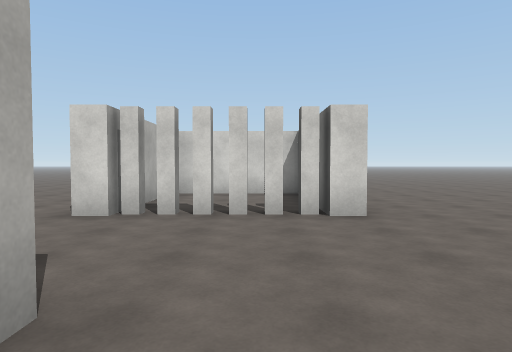
View 1 (above)

24 first-person views from a walk through a Unity game level. The camera is 1.4 m above the floor, tilts 2° down and sees 75° across. The floor is counted in squares, 2 m on a side. Each view is taken from the middle of a square. On the plan, view 1 faces up. The plan holds only what a view shows up to about 10 squares ahead; the rest is blank. The place goes on beyond the plan. The player is left out. Surface patterns are stand-ins for the level's own textures.

View 2
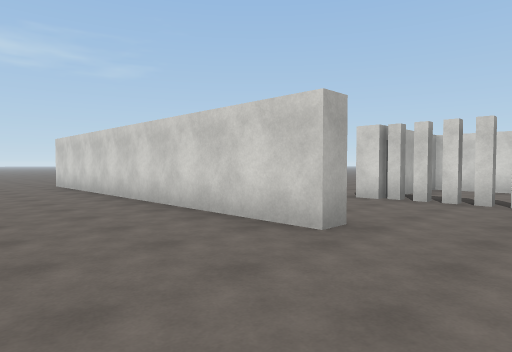

View 3
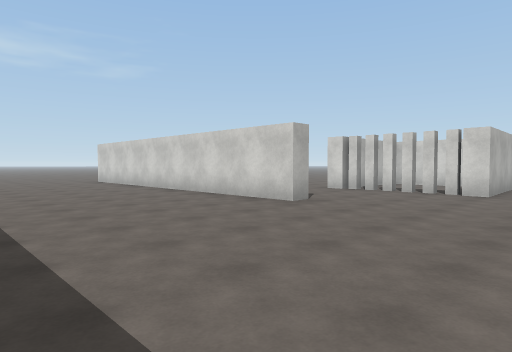

View 4
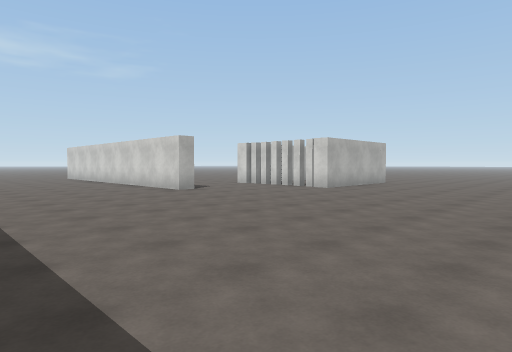

View 5
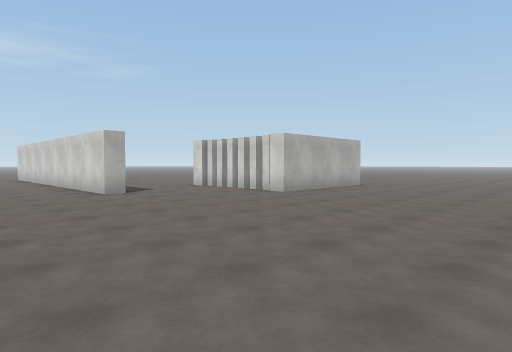

View 6
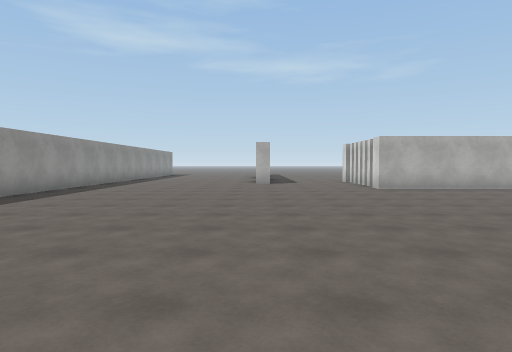

View 7
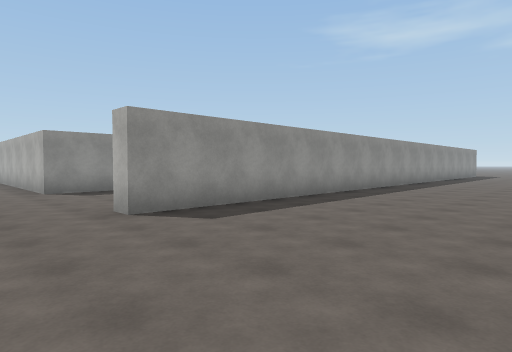

View 8
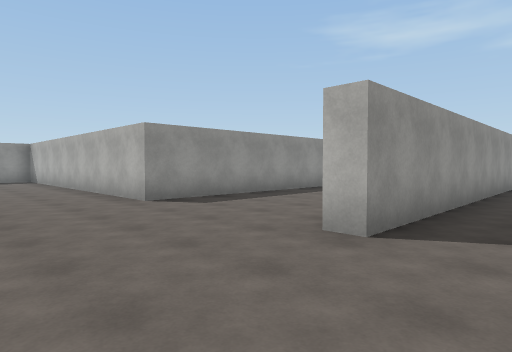

View 9
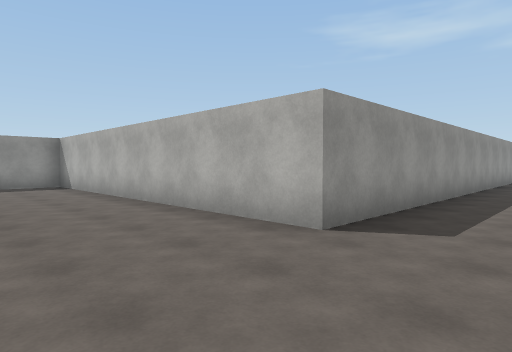

View 10
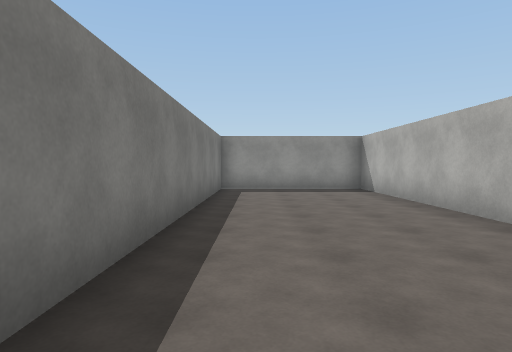

View 11
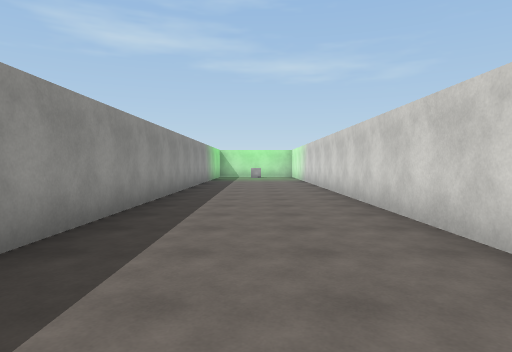

View 12
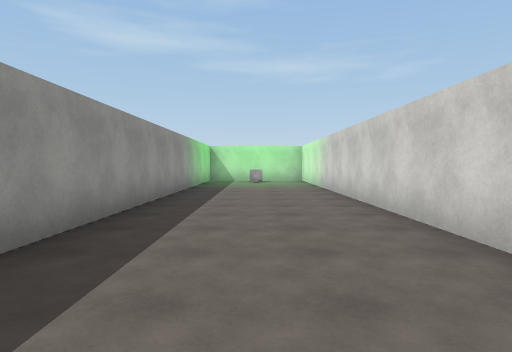

View 13
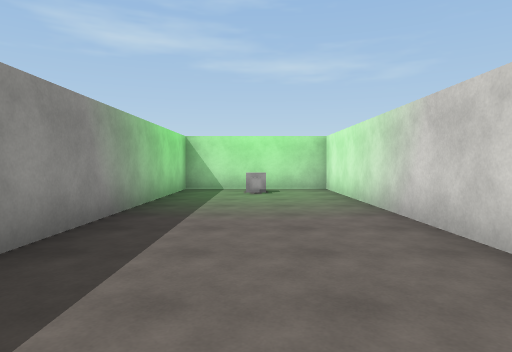

View 14
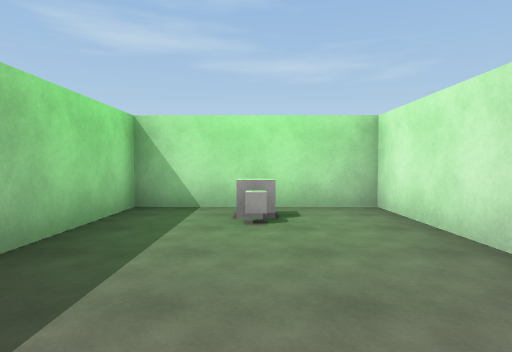

View 15
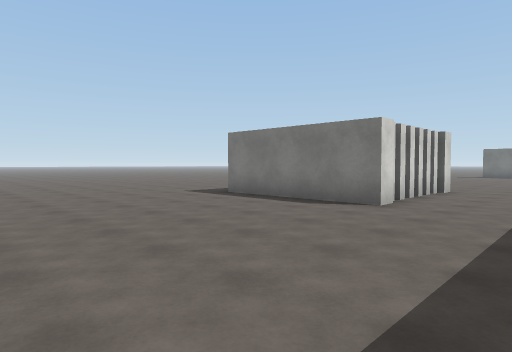

View 16
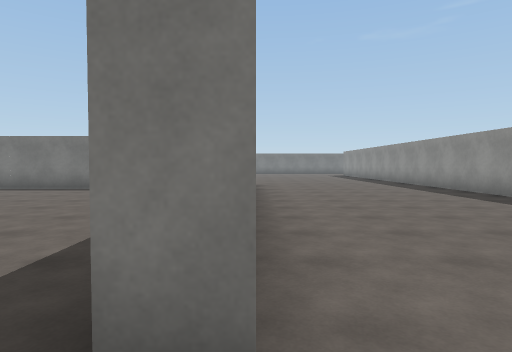

View 17
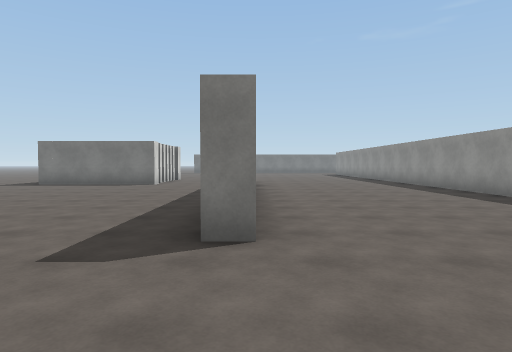

View 18
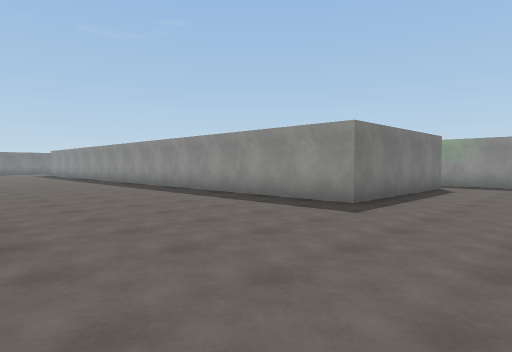

View 19
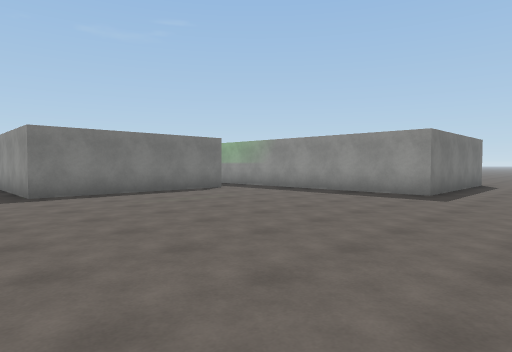

View 20
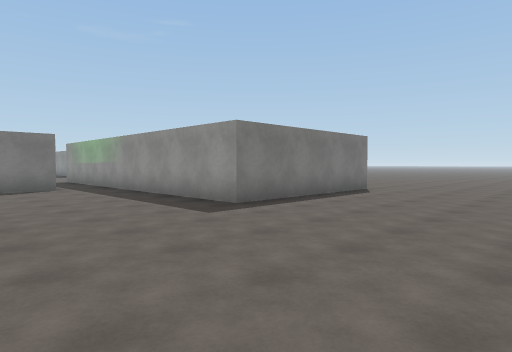

View 21
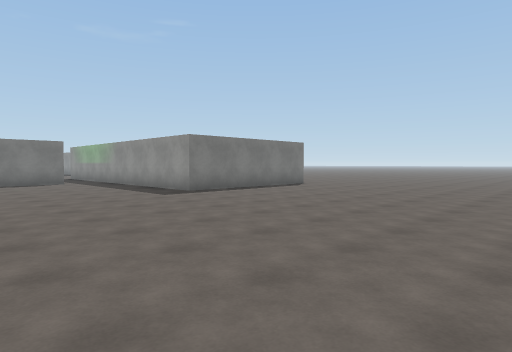

View 22
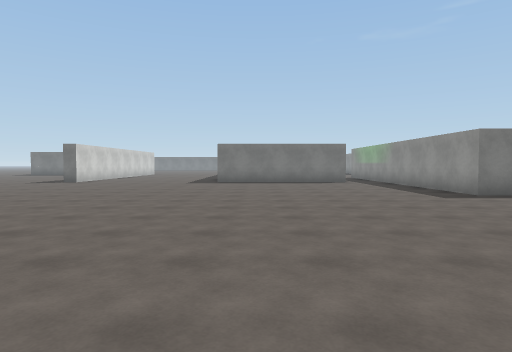

View 23
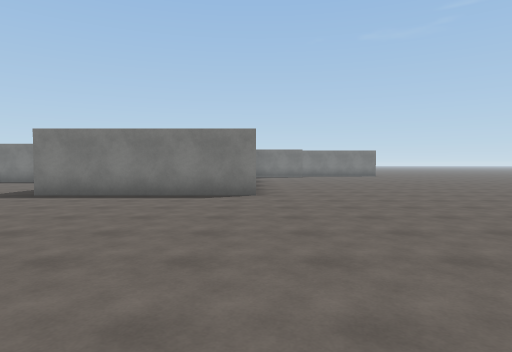

View 24
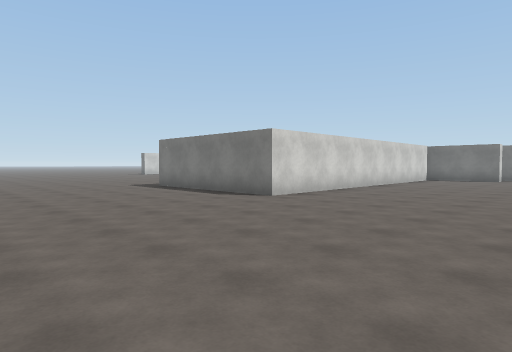

### Floor plan
Key: @ floor where view 1 was taken; # wall or solid block; x gap in a wall; . floor; O other object.
Columns run from 24 left of view 1 to 13 right of it. Each row starts with its distance up from view 1.
 10                  ......     ....
  9                  ......    .....
  8                  .....####.....
  7                  .....#..#.....
  6                 ......#..#.....
  5                .......#xx#.....
  4              ....................
  3             ......................
  2            ........................
  1          ....##########.............
  0         ................@...........
 -1       ..............................
 -2      ...............................
 -3    ..................................
 -4   ...................................
 -5  ............####################....
 -6 .............#.......................
 -7 .............#.O.....................
 -8 .............#.......................
 -9 .............#####################...
-10 ...............                  #...#
-11  .......######                   #...#
-12  .......#                        #...#
-13  .......#                        #...#
-14  .......#                        #...#
-15  .......#                        #...#
-16 ........####                     #...#
-17  ............                    #...#
-18   ............                   #...#
-19   ............                   #####
-20   ...........
-21   .........

Where each view was taken, in squares from view 1:
view 1: 0 up, 0 right, facing up
view 2: 2 down, 1 right, facing up-left
view 3: 4 down, 3 right, facing up-left
view 4: 4 down, 7 right, facing up-left
view 5: 2 down, 7 right, facing up-left
view 6: 1 up, 11 right, facing left
view 7: 0 up, 11 right, facing down-left
view 8: 3 down, 12 right, facing down-left
view 9: 7 down, 12 right, facing down-left
view 10: 9 down, 12 right, facing down
view 11: 7 down, 8 right, facing left
view 12: 7 down, 4 right, facing left
view 13: 7 down, 1 left, facing left
view 14: 7 down, 5 left, facing left
view 15: 2 up, 8 left, facing up-right
view 16: 1 up, 12 left, facing right
view 17: 1 up, 14 left, facing right
view 18: 1 up, 14 left, facing down-right
view 19: 3 down, 19 left, facing down-right
view 20: 7 down, 21 left, facing down-right
view 21: 6 down, 24 left, facing down-right
view 22: 6 down, 24 left, facing right
view 23: 16 down, 24 left, facing right
view 24: 21 down, 22 left, facing up-right
